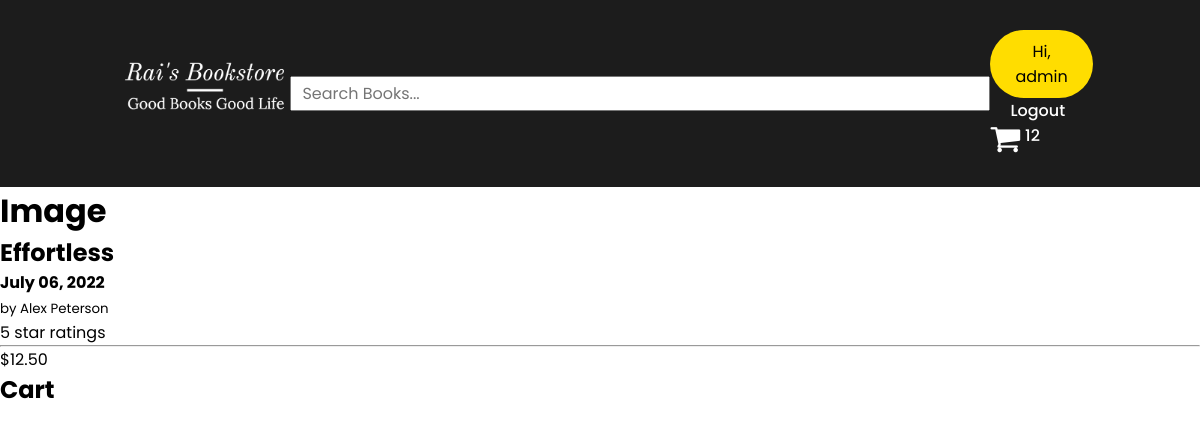
/profile/1/ (signed in), run on the app's committed database.
### base/models.py (models this page shows)
class Book(models.Model):
    title = models.CharField(null=False, max_length=200)
    author = models.CharField(null=False, max_length=200)
    publisher = models.CharField(null=False, max_length=200)
    isbn = models.CharField(null=False, max_length=200)
    itemWeight = models.PositiveIntegerField(null=False)
    dimension = models.CharField(max_length=10)
    pages = models.PositiveIntegerField(null=False)
    language = models.CharField(null=False, max_length=200)
    ratings = models.PositiveIntegerField(null=True, blank=True)
    price = models.DecimalField(null=False, decimal_places=2, max_digits=10)
    description = models.TextField(null=True, blank=True)
    image = models.ImageField(null=True)
    quantity = models.PositiveIntegerField(default=0)
    created = models.DateTimeField(auto_now_add=True)
    class Meta:
        ordering = ['-created']
    def __str__(self):
        return self.title

### base/views.py (the view)
# urls.py: path('profile/<str:pk>/', views.book_profile, name='book-profile'),
@login_required(login_url='/login')
def book_profile(request, pk):
    book = Book.objects.get(id=pk)
    customer = request.user.customer
    order, created = Order.objects.get_or_create(customer=customer)
    itemsCount = order.get_total_items
    context = {'book':book,'itemsCount':itemsCount}
    return render (request, 'base/book_profile.html', context)

### base/models.py (called while the page is built)
    @property
    def get_total_items(self):
        items = self.orderitem_set.all()
        total_items = sum([item.quantity for item in items])
        return total_items

### base/templates/base/book_profile.html
{% extends 'main.html' %}
{% block content %}
<div class="book-container">
    <div class="image-title-container">
        <div>
            <h1>Image</h1>
        </div>
        <div>
            <h2>{{book}}</h2>
            <strong>{{book.created|date:"F d, Y"}}</strong>
            <br>
            <small>by {{book.author}}</small>
            <p>{{book.ratings}} star ratings</p>
            <hr>
            <p>${{book.price}}</p>
        </div>
    </div>
    <div>
        <h2>Cart</h2>
    </div>
</div>
{% endblock %}

### templates/navbar.html
{% load static %}
<div class="navbar-container">
    <div class="logo">
        <a href="{% url 'home' %}">
            <img src="{% static "images/Rai's Bookstore-logos_white.png" %}" alt="">
        </a>
    </div>
    <div>
        <form action="" method="get">
            <input type="text" name="q" placeholder="Search Books...">
        </form>
    </div>
    <nav>
        <ul class="nav__links">
            {% if not request.user.is_authenticated %}
            <li><a href="{% url 'login' %}">Login/Register</a></li>
            {% else %}
            <a href="{% url 'user-profile' %}" class="user-button"><button>Hi, {{request.user|truncatechars:10}}</button></a>
            <li><a href="{% url 'logout' %}">Logout</a></li>
            <a href="{% url 'cart' %}" class="cart">
                <i class="fa fa-shopping-cart fa-2x" aria-hidden="true"></i>
                <p id="count">{{itemsCount}}</p>
            </a>
            {% endif %}
        </ul>
    </nav>
</div>

### static/style/style.css (style rules this page uses)
* { box-sizing: border-box; font-family: 'Poppins', sans-serif; margin: 0; padding: 0; }
.navbar-container { background-color: rgb(28, 28, 28); display: flex; justify-content: space-between; align-items: center; padding: 30px 10%; }
.navbar-container a { font-family: 'Poppins', sans-serif; font-weight: 500; font-size: 16px; color: white; text-decoration: none; }
.navbar-container input { width: 700px; height: 35px; font-family: 'Poppins', sans-serif; font-size: 16px; }
.navbar-container input[type="text"] { padding-left: 10px; }
.logo { cursor: pointer; color: white; }
.logo img { width: auto; max-height: 70px; }
.nav__links { list-style: none; }
.nav__links li { display: inline-block; padding: 0px 20px; }
.nav__links li a { transition: all 0.3 ease 0s; }
.cart { display: inline-flex; }
.cart p { margin-left: 5px; }
.user-button { overflow: hidden; text-overflow: ellipsis; }
.user-button button { padding: 9px 25px; background-color: rgba(255, 221, 0, 1); border: none; border-radius: 50px; font-size: 16px; cursor: pointer; transition: all 0.3 ease 0s; }

### data on the page
Book: title "Effortless", created "July 06, 2022", author "Alex Peterson", ratings "5", price "12.50"

### other printed values
{{ request.user|truncatechars:10 }} "admin"
{{ itemsCount }} "12"
